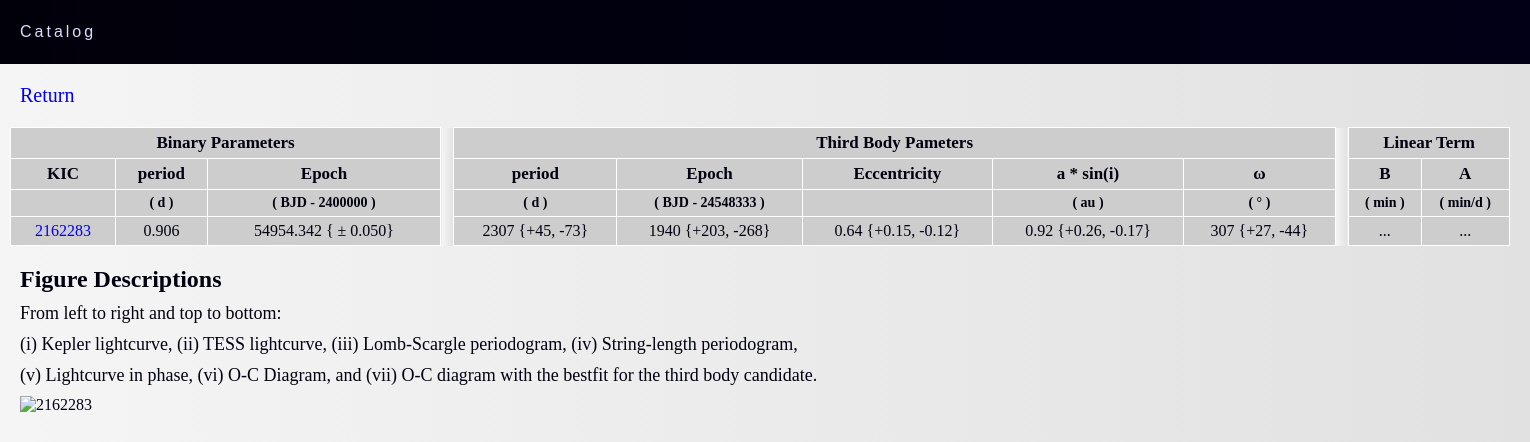
Page /papers/tertiarycandidatescatalog/page/2162283/ on the committed database.
### Capp/models.py (models this page shows, shortened)
class WithVariation(models.Model):
    kic = models.IntegerField()
    Period = models.CharField(max_length=100)
    epoch = models.CharField(max_length=100)
    Period_td = models.CharField(max_length=100)
    epoch_td = models.CharField(max_length=100)
    e = models.CharField(max_length=100)
    a = models.CharField(max_length=100)
    omega = models.CharField(max_length=100)
    Aa = models.CharField(max_length=100)
    Bb = models.CharField(max_length=100)

### Capp/views.py (the view)
# urls.py: path('page/<int:kic>/', views.pagina_objetos, name='pagina_objetos'),
def pagina_objetos(request, kic):
    lista_de_dados1 = WithVariation.objects.filter(kic=kic)
    lista_de_dados2 = OutVariation.objects.filter(kic=kic)
    total_objetos = len(lista_de_dados1) + len(lista_de_dados2)
    itens_por_pagina = 12
    total_paginas = (total_objetos + itens_por_pagina - 1) // itens_por_pagina
    page_number = request.GET.get('page', 1)
    page_number = int(page_number)
    if page_number < 1:
        page_number = 1
    elif page_number > total_paginas:
        page_number = total_paginas
    indice_inicial = (page_number - 1) * itens_por_pagina
    indice_final = min(indice_inicial + itens_por_pagina, total_objetos)
    lista_pagina_with = lista_de_dados1[indice_inicial:indice_final]
    lista_pagina_out = lista_de_dados2[indice_inicial:indice_final]
    template_name = f'catalog/mid/kic{kic}/page{kic}.html'
    context = {
        'lista_pagina_with': lista_pagina_with,
        'lista_pagina_out': lista_pagina_out,
        'total_paginas': total_paginas,
        'page_number': page_number,
    }
    return render(request, template_name, context)

### templates/catalog/mid/kic2162283/page2162283.html (shortened to what this page needs)
{% extends 'catalog/mid/base2.html' %}
{% load static %}
{% block content %}
<!DOCTYPE html>
<html lang="en">
<head>
</head>
<body>
    <main>
        <section id="container">
            <table>
                <thead>
                    <tr>
                        <th class="sdata" colspan="3">Binary Parameters</th>
                        <th class="nada"></th>
                        <th class="tdata" colspan="5">Third Body Pameters</th>
                        <th class="nada"></th>
                        <th class="tdata" colspan="2">Linear Term</th>
                    </tr>
                    <tr>
                        <th title="Kepler identifier">KIC</th>
                        <th title="period of binary">period</th>
                        <th title="Epoch">Epoch</th>
                        <th class="nada"></th>
                        <th title="Third body period">period</th>
                        <th title="Third body period">Epoch</th>
                        <th title="Third body eccentricity">Eccentricity</th>
                        <th title="Projected semi-major axis of the third body">a * sin(i)</th>
                        <th title="third body inclination">&omega;</th>
                        <th class="nada"></th>
                        <th title="Linear coefficient of the adjusted linear ephemeris">B</th>
                        <th title="Angular coefficient of the adjusted linear ephemeris">A</th>
                    </tr>
                    <tr>
                        <th class="unidades" ></th>
                        <th class="unidades">( d )</th>
                        <th class="unidades">( BJD - 2400000 )</th>
                        <th class="nada"></th>
                        <th class="unidades">( d )</th>
                        <th class="unidades">( BJD - 24548333 )</th>
                        <th class="unidades">  </th>
                        <th class="unidades">( au )</th>
                        <th class="unidades">( ° )</th>
                        <td class="nada"></td>
                        <th class="unidades">( min )</th>
                        <th class="unidades">( min/d )</th>
                    </tr>
                </thead>
                <tbody>
                    {% for dado in lista_pagina_with %}
                    <tr>
                        <tr>
                            <td class="KIC/EPIC"><a href="{% url 'Capp:pagina_objetos' kic=dado.kic %}">{{ dado.kic }}</a></td>
                            <td class="Period">{{ dado.Period }}</td>
                            <td class="bjd0">{{ dado.epoch }}</td>
                            <td class="nada"></td>
                            <td class="Period_td">{{ dado.Period_td }}</td>
                            <td class="Period_td">{{ dado.epoch_td }}</td>
                            <td class="e">{{ dado.e}}</td>
                            <td class="a">{{ dado.a }}</td>
                            <td class="omega">{{ dado.omega }}</td>
                            <td class="nada"></td>
                            <td class="Aa">{{ dado.Aa}}</td>
                            <td class="Bb">{{ dado.Bb }}</td>
                        </tr>
                    </tr>
                    {% endfor %}
                </tbody>
            </table>
        </section>
        <section id="imagensobj">
            <article>
                <h1 id="seqfigsh1">Figure Descriptions</h1>
                <p class="seqfigsp">From left to right and top to bottom:</p>
                <p class="seqfigsp">(i) Kepler lightcurve, (ii) TESS lightcurve, (iii) Lomb-Scargle periodogram, (iv) String-length periodogram, </p>
                <p class="seqfigsp">(v) Lightcurve in phase, (vi) O-C Diagram, and (vii) O-C diagram with the bestfit for the third body candidate.</p>
            </article>
            <article>
                <p><img src="{% static 'img/catalog/objects7/2162283.png' %}" alt="2162283"></p>
            </article>
        </section>
    </main>
</body>
</html>
{% endblock %}

### static/css/catalog/mid/base2.css (style rules this page uses)
* { margin: 0; padding: 0; min-width: max-content; }
a { text-decoration: none; transition: 0.3s; }
.unidades { font-size: 14px; }
body { background-image: linear-gradient(to right, rgb(245, 245, 245), rgb(235, 235, 235), rgb(225, 225, 225)); background-size: auto; color: rgb(0, 0, 16); text-align: justify; }
section { margin: 20px; }
table { border-collapse: collapse; align-items: center; text-align: center; width: 1500px; }
#container { left: -0.6vw; margin: 10px; align-items: center; }
td, th { border: 1px solid rgb(255, 255, 255); padding-top: 5px; padding-bottom: 5px; padding-left: 6px; padding-right: 6px; }
thead { color: rgb(0, 0, 16); background-color: rgb(205, 205, 205); font-size: 17px; }
.nada { background-image: linear-gradient(to right, rgb(245, 245, 245), rgb(235, 235, 235), rgb(225, 225, 225)); width: 0.2px; border: 0px; }
.sdata { width: 300px; }
tbody > tr:nth-child(odd) { background-color: rgb(233, 233, 233); }
tbody > tr:nth-child(even) { background-color: rgb(205, 205, 205); }
td { text-align: center; }
#seqfigsh1 { font-size: 24px; margin-bottom: 10px; }
.seqfigsp { font-size: 18px; margin-bottom: 10px; }

### rows in the picture
WithVariation: kic "2162283", Period "0.906", epoch "54954.342 { ± 0.050}", Period_td "2307 {+45, -73}", epoch_td "1940 {+203, -268}", e "0.64 {+0.15, -0.12}", a "0.92 {+0.26, -0.17}", omega "307 {+27, -44}", Aa "...", Bb "..."
